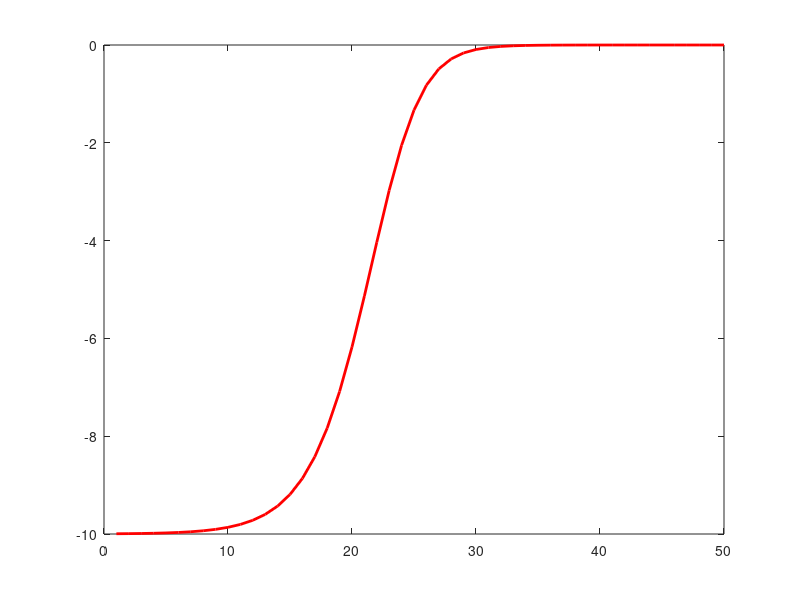

Source code (MATLAB):
clc; clear;close all;

x = [1,2,3,4,5,6]; % 1x6
w1 = ones(length(x),1).*0.01; % 6x1
w2 = ones(length(x),1).*0.01; % 6x1
L_true = 10;


epoch = 1;
epochs = 50;
learning_rate = 0.5;
gradient = zeros(1, epochs);
while(epoch < epochs)
% forward propagation
z1 = x*w1; % 1x1
h1 = max(0,z1); % 1x1
y = w2*h1; % 6x1
L = norm(y);% 1x1

% loss
dL_L = L - L_true;
gradient(epoch) = dL_L;
% back propagation
dL_y = dL_L * 2*y;
dL_w2 = dL_y * h1';
dL_h1 = w2' * dL_y;
dL_z1 = max(0, dL_h1);
dL_w1 = x'*dL_z1;

% gradient descent
w1 = w1 - dL_w1.*learning_rate;
w2 = w2 - dL_w2.*learning_rate;

epoch = epoch + 1;
end

figure
plot(gradient,'r', 'lineWidth', 2)


